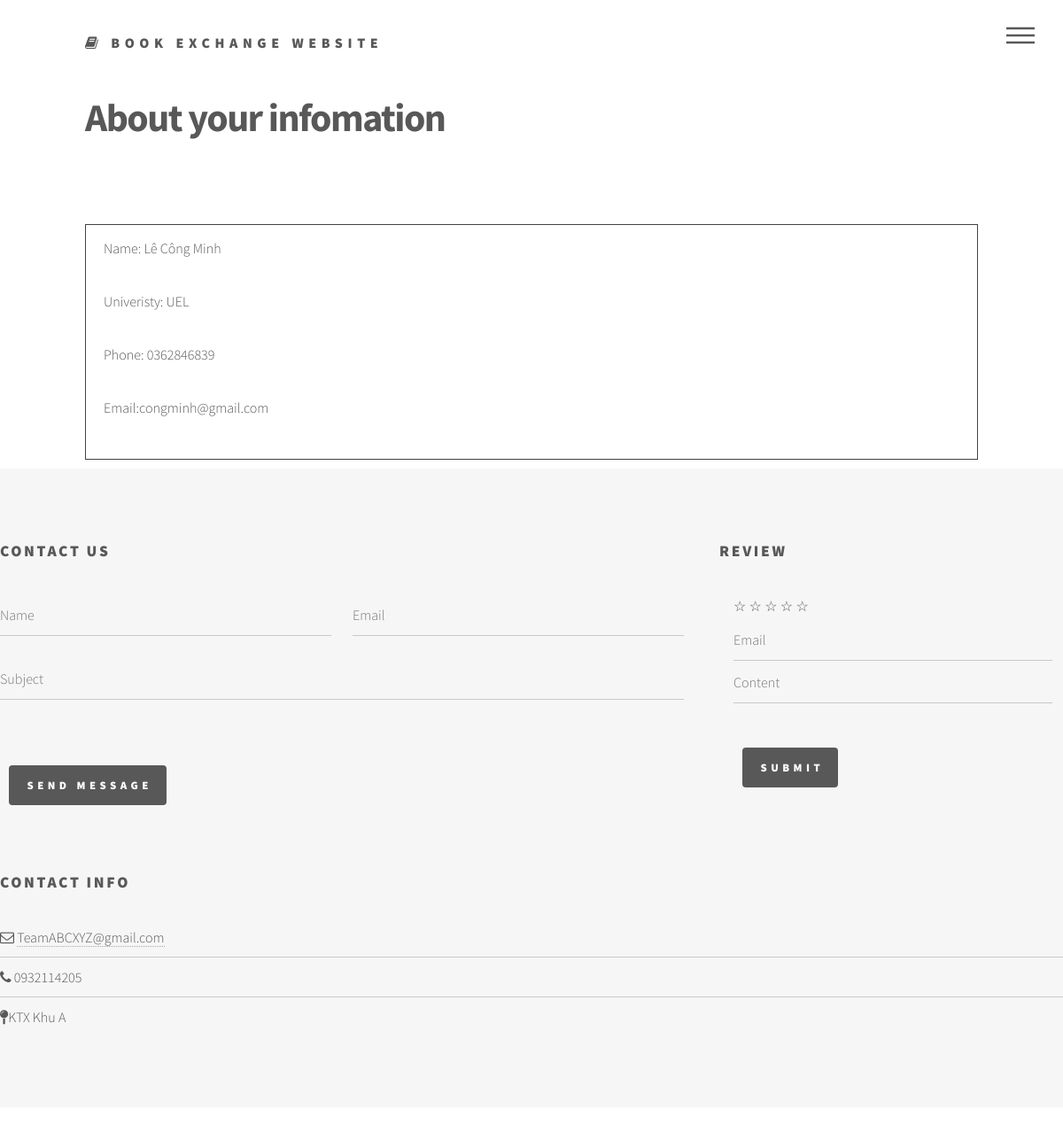
The page /doanphp/library/about.php (signed in) on the database its author committed.
### tables this page shows
CREATE TABLE `student` (
  `STUDENT_ID` int(10) NOT NULL,
  `STUDENT_NAME` varchar(50) DEFAULT NULL,
  `UNIVERSITY` varchar(50) DEFAULT NULL,
  `STUDENT_EMAIL` varchar(50) DEFAULT NULL,
  `STUDENT_PASSWORD` varchar(50) DEFAULT NULL,
  `STUDENT_PHONE` varchar(50) DEFAULT NULL,
  `STUDENT_ADDRESS` varchar(50) DEFAULT NULL,
  `STUDENT_LOSTBOOK` int(10) DEFAULT NULL
);

### doanphp/library/about.php (the view, shortened to what this page needs)
<?php
include '../database.php';
$id = $_SESSION['idstulog'];
?>
<!DOCTYPE HTML>
<html>
<head>
    <link rel="stylesheet" href="assets/bootstrap/css/bootstrap.min.css"/>
    <link rel="stylesheet" href="assets/css/main.css"/>
</head>
<body class="is-preload">
<div id="wrapper">
    <header id="header">
        <div class="inner">
            <a href="index.php" class="logo">
                <span class="fa fa-book"></span> <span class="title">Book Exchange Website</span>
            </a>
            <nav>
                <ul>
                    <li><a href="#menu">Menu</a></li>
                </ul>
            </nav>
        </div>
    </header>
    <div id="main">
        <div class="inner">
            <div class="student-details">
                <h1>About your infomation</h1>
                <div class="section-info" style="border:1px solid #434343; padding:12px 20px; margin-bottom: 10px;">
                    <?php
                    $sql = "SELECT STUDENT_ID,STUDENT_NAME,STUDENT_PHONE,STUDENT_EMAIL,STUDENT_ADDRESS,UNIVERSITY FROM student where STUDENT_ID='$id'";
                    $result = $conn->query($sql);
                    if ($result->num_rows > 0) {
                        while ($row = $result->fetch_assoc()) {
                            echo "<p>Name: " . $row["STUDENT_NAME"] . "</p>";
                            echo "<p>Univeristy: " . $row["UNIVERSITY"] . "</p>";
                            echo "<p>Phone: " . $row["STUDENT_PHONE"] . "</p>";
                            echo "<p>Email:".$row["STUDENT_EMAIL"]."</p>";
                        }
                    }
                    ?>
                </div>
            </div>
        </div>
        <footer id="footer">
            <div class="inner">
                <section>
                    <h2>Contact Us</h2>
                    <form method="post" action="#">
                        <div class="fields">
                            <div class="field half">
                                <input type="text" name="name" id="name" placeholder="Name"/>
                            </div>
                            <div class="field half">
                                <input type="text" name="email" id="email" placeholder="Email"/>
                            </div>
                            <div class="field">
                                <input type="text" name="subject" id="subject" placeholder="Subject"/>
                            </div>
                            <div class="field text-right">
                                <label>&nbsp;</label>
                                <ul class="actions">
                                    <li><input type="submit" value="Send Message" class="primary"/></li>
                                </ul>
                            </div>
                        </div>
                    </form>
                </section>
                <section>
                    <h2>ReView</h2>
                    <ul>
                        <div class="rating">
                            <span>☆</span><span>☆</span><span>☆</span><span>☆</span><span>☆</span>
                        </div
                        <div class="fields">
                            <div class="field half">
                                <input type="text" name="email" id="email" placeholder="Email"/>
                            </div>
                            <div class="field">
                                <input type="text" name="subject" id="subject" placeholder="Content"/>
                            </div>
                            <div class="field text-right">
                                <label>&nbsp;</label>
                                <ul class="actions">
                                    <li><input type="submit" value="Submit" class="primary"/></li>
                                </ul>
                            </div>
                        </div>
                    <h2>Contact Info</h2>
                    <ul class="alt">
                        <li><span class="fa fa-envelope-o"></span> <a href="#">TeamABCXYZ@gmail.com</a></li>
                        <li><span class="fa fa-phone"></span> 0932114205</li>
                        <li><span class="fa fa-map-pin"></span>KTX Khu A</li>
                    </ul>
            </div>
    </div>
</body>
</html>

### doanphp/library/about.php (style rules this page uses)
input[type="submit"] { margin: 10px; }
.rating { unicode-bidi: bidi-override; direction: rtl; }
.rating > span { display: inline-block; position: relative; width: 1.1em; }

### rows shown on the page
student: STUDENT_NAME "Lê Công Minh", UNIVERSITY "UEL", STUDENT_PHONE "0362846839", STUDENT_EMAIL "congminh@gmail.com"
